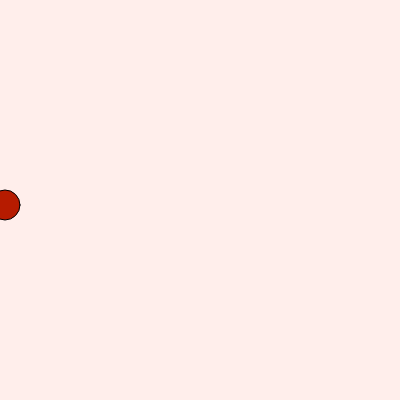
Frame 1 (no input)
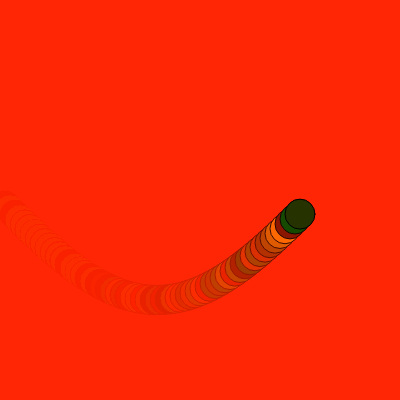
Frame 60 (no input)
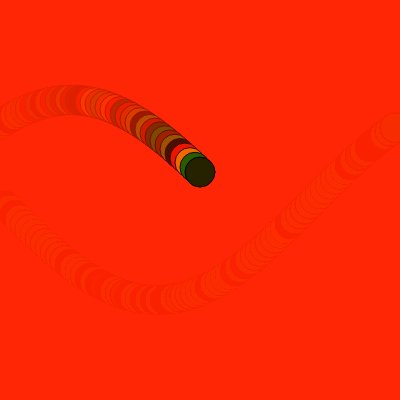
Frame 120 (the mouse pressed at the canvas centre since frame 60)

The p5.js sketch that drew these frames (run headless with seeded random() and noise() and a simulated clock; from frame 60 on, the mouse is pressed at the canvas centre):

// p5.js sketch
// ── sketch.js
let x = 0;
let y = 0;
let r, g, b;

function setup() {
    createCanvas(400, 400);
    r = g = b = 0;
}

function draw() {
    background(255, 44, 0, 20);

    r = random(255);
    g = random(130);
    b = random(0);

    fill(r, g, b);

    x += 5;
    x = x % width;
    y = 100 * sin(frameCount / 20.0);
    ellipse(x, height / 2 + y, 30, 30);
}
